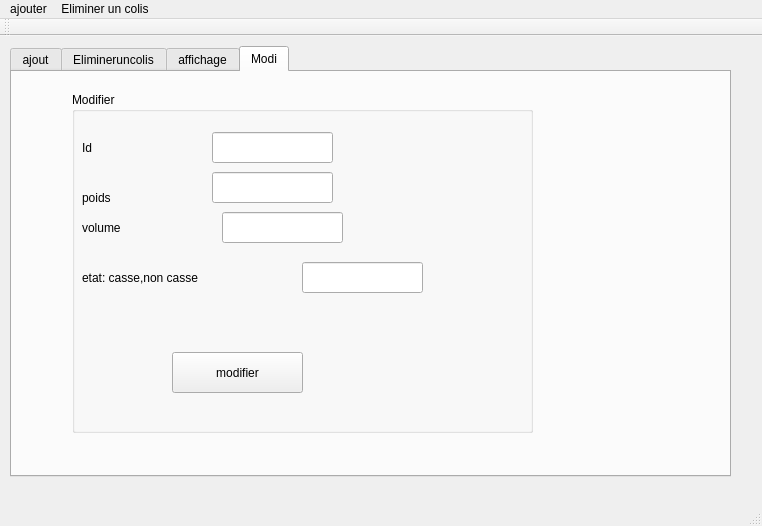
<?xml version="1.0" encoding="UTF-8"?>
<ui version="4.0">
 <class>MainWindow</class>
 <widget class="QMainWindow" name="MainWindow">
  <property name="geometry">
   <rect>
    <x>0</x>
    <y>0</y>
    <width>762</width>
    <height>526</height>
   </rect>
  </property>
  <property name="windowTitle">
   <string>Gestion des Clients</string>
  </property>
  <widget class="QWidget" name="centralWidget">
   <widget class="QTabWidget" name="tabWidget">
    <property name="geometry">
     <rect>
      <x>10</x>
      <y>10</y>
      <width>721</width>
      <height>431</height>
     </rect>
    </property>
    <property name="currentIndex">
     <number>3</number>
    </property>
    <widget class="QWidget" name="tab">
     <attribute name="title">
      <string>ajout</string>
     </attribute>
     <widget class="QGroupBox" name="groupBox">
      <property name="geometry">
       <rect>
        <x>10</x>
        <y>10</y>
        <width>461</width>
        <height>341</height>
       </rect>
      </property>
      <property name="title">
       <string>Ajouter Colis</string>
      </property>
      <widget class="QLabel" name="label">
       <property name="geometry">
        <rect>
         <x>10</x>
         <y>40</y>
         <width>71</width>
         <height>31</height>
        </rect>
       </property>
       <property name="text">
        <string>Id</string>
       </property>
      </widget>
      <widget class="QLineEdit" name="le">
       <property name="geometry">
        <rect>
         <x>140</x>
         <y>40</y>
         <width>121</width>
         <height>31</height>
        </rect>
       </property>
      </widget>
      <widget class="QPushButton" name="B_ajouter">
       <property name="geometry">
        <rect>
         <x>100</x>
         <y>260</y>
         <width>131</width>
         <height>41</height>
        </rect>
       </property>
       <property name="text">
        <string>Ajouter</string>
       </property>
      </widget>
      <widget class="QLabel" name="label_2">
       <property name="geometry">
        <rect>
         <x>10</x>
         <y>90</y>
         <width>71</width>
         <height>31</height>
        </rect>
       </property>
       <property name="text">
        <string>poids</string>
       </property>
      </widget>
      <widget class="QLineEdit" name="poids">
       <property name="geometry">
        <rect>
         <x>140</x>
         <y>80</y>
         <width>121</width>
         <height>31</height>
        </rect>
       </property>
      </widget>
      <widget class="QLineEdit" name="volume">
       <property name="geometry">
        <rect>
         <x>150</x>
         <y>120</y>
         <width>121</width>
         <height>31</height>
        </rect>
       </property>
      </widget>
      <widget class="QLabel" name="label_3">
       <property name="geometry">
        <rect>
         <x>10</x>
         <y>120</y>
         <width>71</width>
         <height>31</height>
        </rect>
       </property>
       <property name="text">
        <string>volume</string>
       </property>
      </widget>
      <widget class="QLineEdit" name="etat">
       <property name="geometry">
        <rect>
         <x>230</x>
         <y>170</y>
         <width>121</width>
         <height>31</height>
        </rect>
       </property>
      </widget>
      <widget class="QLabel" name="label_4">
       <property name="geometry">
        <rect>
         <x>10</x>
         <y>170</y>
         <width>161</width>
         <height>31</height>
        </rect>
       </property>
       <property name="text">
        <string>etat: casse,non casse</string>
       </property>
      </widget>
     </widget>
    </widget>
    <widget class="QWidget" name="tab2">
     <attribute name="title">
      <string>Elimineruncolis</string>
     </attribute>
     <widget class="QGroupBox" name="groupBox_2">
      <property name="geometry">
       <rect>
        <x>20</x>
        <y>10</y>
        <width>491</width>
        <height>331</height>
       </rect>
      </property>
      <property name="title">
       <string>Ajouter Colis</string>
      </property>
      <widget class="QLabel" name="label_5">
       <property name="geometry">
        <rect>
         <x>20</x>
         <y>50</y>
         <width>71</width>
         <height>31</height>
        </rect>
       </property>
       <property name="text">
        <string>Id</string>
       </property>
      </widget>
      <widget class="QLineEdit" name="supp_2">
       <property name="geometry">
        <rect>
         <x>80</x>
         <y>50</y>
         <width>121</width>
         <height>31</height>
        </rect>
       </property>
      </widget>
      <widget class="QPushButton" name="supp">
       <property name="geometry">
        <rect>
         <x>100</x>
         <y>160</y>
         <width>131</width>
         <height>41</height>
        </rect>
       </property>
       <property name="text">
        <string>Supprimer</string>
       </property>
      </widget>
     </widget>
    </widget>
    <widget class="QWidget" name="tab_2">
     <attribute name="title">
      <string>affichage</string>
     </attribute>
     <widget class="QTableView" name="tab_c">
      <property name="geometry">
       <rect>
        <x>20</x>
        <y>10</y>
        <width>671</width>
        <height>341</height>
       </rect>
      </property>
     </widget>
    </widget>
    <widget class="QWidget" name="tab_3">
     <attribute name="title">
      <string>Modi</string>
     </attribute>
     <widget class="QGroupBox" name="groupBox_3">
      <property name="geometry">
       <rect>
        <x>60</x>
        <y>20</y>
        <width>461</width>
        <height>341</height>
       </rect>
      </property>
      <property name="title">
       <string>Modifier</string>
      </property>
      <widget class="QLabel" name="label_6">
       <property name="geometry">
        <rect>
         <x>10</x>
         <y>40</y>
         <width>71</width>
         <height>31</height>
        </rect>
       </property>
       <property name="text">
        <string>Id</string>
       </property>
      </widget>
      <widget class="QLineEdit" name="le_id_modifier">
       <property name="geometry">
        <rect>
         <x>140</x>
         <y>40</y>
         <width>121</width>
         <height>31</height>
        </rect>
       </property>
      </widget>
      <widget class="QPushButton" name="mod">
       <property name="geometry">
        <rect>
         <x>100</x>
         <y>260</y>
         <width>131</width>
         <height>41</height>
        </rect>
       </property>
       <property name="text">
        <string>modifier</string>
       </property>
      </widget>
      <widget class="QLabel" name="label_7">
       <property name="geometry">
        <rect>
         <x>10</x>
         <y>90</y>
         <width>71</width>
         <height>31</height>
        </rect>
       </property>
       <property name="text">
        <string>poids</string>
       </property>
      </widget>
      <widget class="QLineEdit" name="nouveau_poids">
       <property name="geometry">
        <rect>
         <x>140</x>
         <y>80</y>
         <width>121</width>
         <height>31</height>
        </rect>
       </property>
      </widget>
      <widget class="QLineEdit" name="nouveau_volume">
       <property name="geometry">
        <rect>
         <x>150</x>
         <y>120</y>
         <width>121</width>
         <height>31</height>
        </rect>
       </property>
      </widget>
      <widget class="QLabel" name="label_8">
       <property name="geometry">
        <rect>
         <x>10</x>
         <y>120</y>
         <width>71</width>
         <height>31</height>
        </rect>
       </property>
       <property name="text">
        <string>volume</string>
       </property>
      </widget>
      <widget class="QLineEdit" name="nouvel_etat">
       <property name="geometry">
        <rect>
         <x>230</x>
         <y>170</y>
         <width>121</width>
         <height>31</height>
        </rect>
       </property>
      </widget>
      <widget class="QLabel" name="label_9">
       <property name="geometry">
        <rect>
         <x>10</x>
         <y>170</y>
         <width>161</width>
         <height>31</height>
        </rect>
       </property>
       <property name="text">
        <string>etat: casse,non casse</string>
       </property>
      </widget>
     </widget>
    </widget>
   </widget>
  </widget>
  <widget class="QMenuBar" name="menuBar">
   <property name="geometry">
    <rect>
     <x>0</x>
     <y>0</y>
     <width>762</width>
     <height>30</height>
    </rect>
   </property>
   <widget class="QMenu" name="menuajouter">
    <property name="title">
     <string>ajouter</string>
    </property>
   </widget>
   <widget class="QMenu" name="menuEliminer_un_colis">
    <property name="title">
     <string>Eliminer un colis</string>
    </property>
   </widget>
   <addaction name="menuajouter"/>
   <addaction name="menuEliminer_un_colis"/>
  </widget>
  <widget class="QToolBar" name="mainToolBar">
   <attribute name="toolBarArea">
    <enum>TopToolBarArea</enum>
   </attribute>
   <attribute name="toolBarBreak">
    <bool>false</bool>
   </attribute>
  </widget>
  <widget class="QStatusBar" name="statusBar"/>
 </widget>
 <layoutdefault spacing="6" margin="11"/>
 <resources/>
 <connections/>
</ui>
